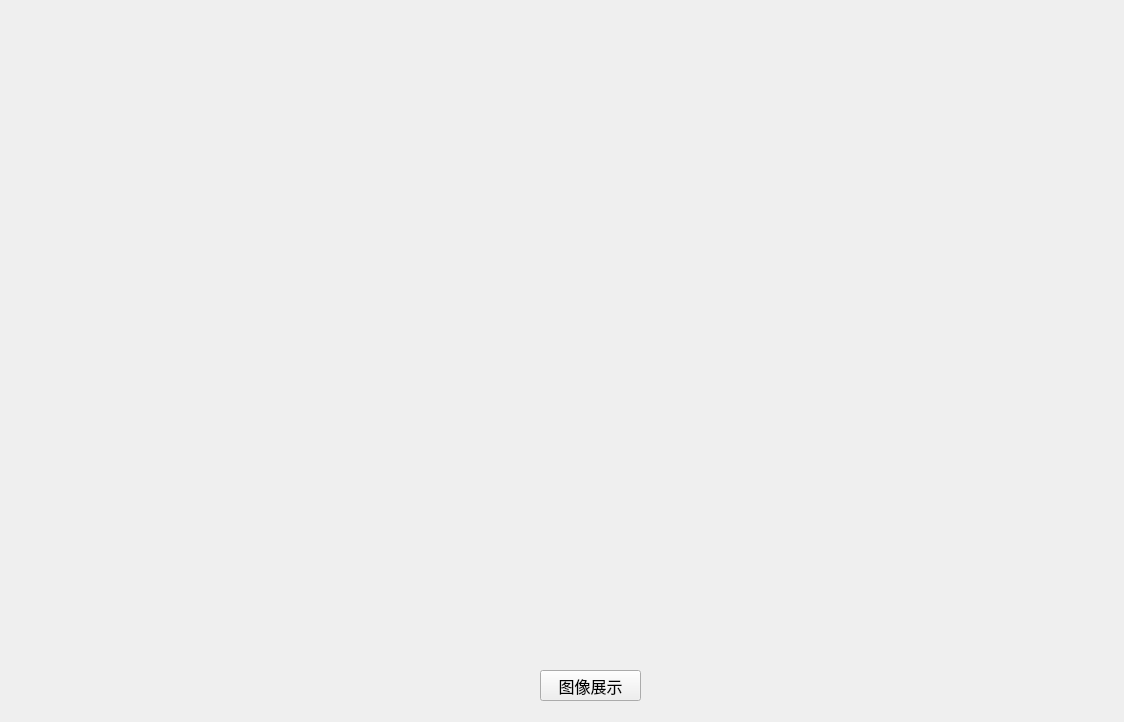
<?xml version="1.0" encoding="UTF-8"?>
<ui version="4.0">
 <class>Form</class>
 <widget class="QWidget" name="Form">
  <property name="geometry">
   <rect>
    <x>0</x>
    <y>0</y>
    <width>1124</width>
    <height>722</height>
   </rect>
  </property>
  <property name="windowTitle">
   <string>Form</string>
  </property>
  <property name="styleSheet">
   <string notr="true">image: url(:/hotel/hotel_image_get.png);</string>
  </property>
  <widget class="QPushButton" name="pushButton">
   <property name="geometry">
    <rect>
     <x>540</x>
     <y>670</y>
     <width>101</width>
     <height>31</height>
    </rect>
   </property>
   <property name="font">
    <font>
     <family>Arial</family>
     <pointsize>12</pointsize>
    </font>
   </property>
   <property name="text">
    <string>图像展示</string>
   </property>
  </widget>
 </widget>
 <resources>
  <include location="data_get.qrc"/>
 </resources>
 <connections/>
</ui>
